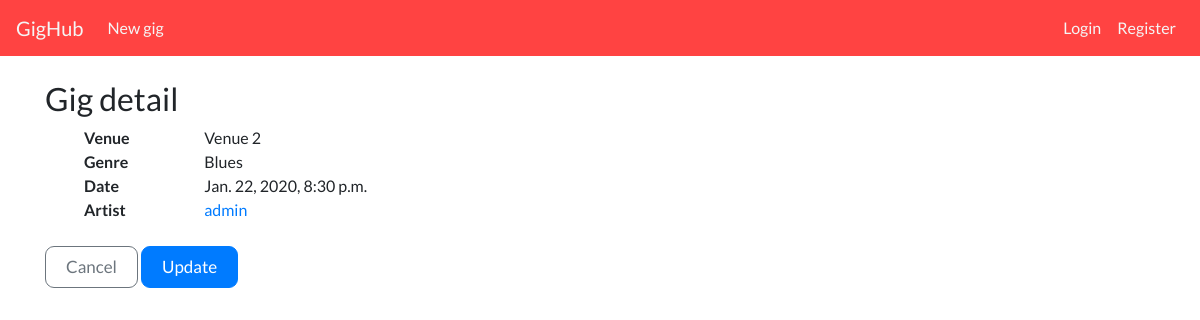
Page /2/ on the committed database.
### gigs/models.py (models this page shows, shortened)
class Gig(models.Model):
    artist = models.ForeignKey(
        User, on_delete=models.CASCADE, related_name='artist')
    dateTime = models.DateTimeField('Date posted', default=timezone.now)
    venue = models.CharField(max_length=200)
    genre = models.ForeignKey(Genre, on_delete=models.CASCADE)
    attendees = models.ManyToManyField(
        User,
        through='Attendance',
    )

class Genre(models.Model):
    name = models.CharField(max_length=150)
    def __str__(self):
        return self.name

### gigs/views.py (the view)
# urls.py: path('<int:pk>/', GigDetail.as_view(), name="detail"),
class GigDetail(DetailView):
    model = Gig

### gigs/templates/gigs/gig_detail.html (shortened to what this page needs)
{% extends 'gigs/base.html' %}
{%block content %}
<h2>Gig detail</h2>
    <div class="row ml-4">
        <div class="col-md-2"><strong>Venue</strong></div>
        <div class="col-md-4">{{ object.venue }}</div>
        <div class="col-md-2"><strong>Genre</strong></div>
        <div class="col-md-4">{{ object.genre }}</div>
        <div class="col-md-2"><strong>Date</strong></div>
        <div class="col-md-4">{{ object.dateTime }}</div>
        <div class="col-md-2"><strong>Artist</strong></div>
        <div class="col-md-4"><a href="#">{{ object.artist }}</a></div>
    </div>
    <div class="mt-4">
    <a href="{% url 'gigs:list' %}" class="btn btn-outline-secondary">Cancel</a>
    <a href="{% url 'gigs:update' object.id %}"
        class="btn btn-primary">Update</a>
    </div>
{%endblock content%}

### gigs/static/gigs/style.css (style rules this page uses)
body { font-family: Lato, "Halvetica Neue", Halvetica, Arial, sans-serif; }
h1, h2, h3, h4, h5, h6 { font-family: Lato, "Halvetica Neue", Halvetica, Arial, sans-serif; }
.btn { font-size:17px; padding: 7px 20px; border-radius: 9px; }

### rows in the picture
Gig: venue "Venue 2", genre "Blues", dateTime "Jan. 22, 2020, 8:30 p.m.", artist "admin"
